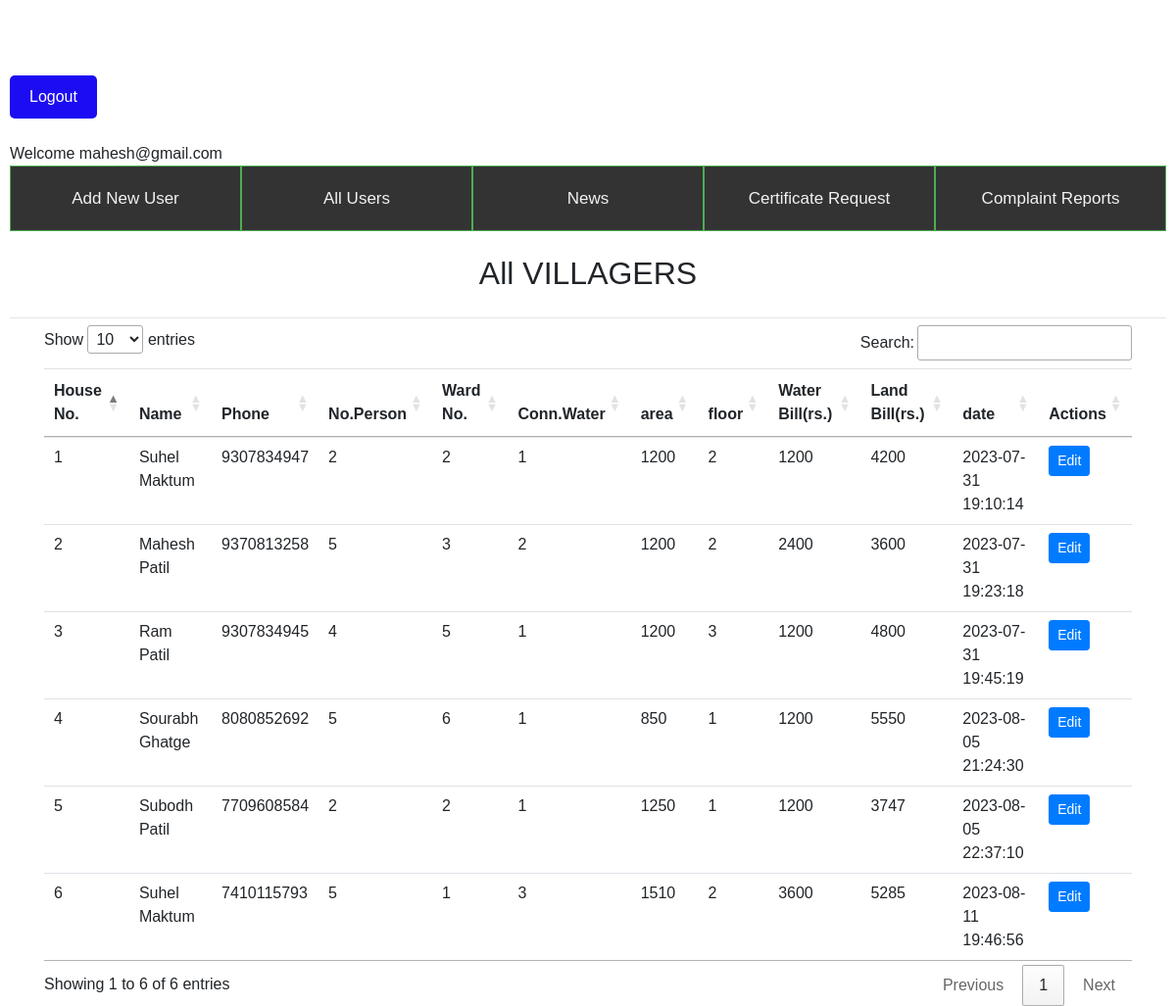
Screenshot of /alluser.php (signed in) with the database file from the repository.
### tables this page shows
CREATE TABLE `user` (
  `house_no` int(20) NOT NULL,
  `name` varchar(50) NOT NULL,
  `phone` bigint(10) NOT NULL,
  `no_person` int(3) NOT NULL,
  `ward_no` int(3) NOT NULL,
  `water_conn` int(3) NOT NULL,
  `area` int(20) NOT NULL,
  `floor` int(3) NOT NULL,
  `Water_rate` int(10) NOT NULL,
  `Land_rate` int(10) NOT NULL,
  `date` datetime NOT NULL DEFAULT current_timestamp()
);

### alluser.php (the view, shortened to what this page needs)
<?php
include('connection.php');
?>
 <!DOCTYPE html>
 <html lang="en">
 <head>
    <link rel="stylesheet" href="https://stackpath.bootstrapcdn.com/bootstrap/4.4.1/css/bootstrap.min.css"
>
  <link rel="stylesheet" href="//cdn.datatables.net/1.13.4/css/jquery.dataTables.min.css">
  <link rel="stylesheet" href="css/admin.css">
 </head>
 <body>
 <div class="glow">ADMIN PANEL</div>
 <div class="log"><a href="adlogout.php" ><button class="logout-button">Logout</button></a>
 <br><br>
 <?php
 echo "Welcome ".$_SESSION['username1'];
 ?>
 <div class="menu" align="center">
 <a href="adduser.php" >Add New User</a>
        <a href="alluser.php" >All Users</a>
        <a href="newsad.php" >News</a>
        <a href="report.php" >Certificate Request</a>
        <a href="complaintad.php" >Complaint Reports</a>
      </div>
  <div class="container my-4">
    <center><b><h2>All VILLAGERS</h2></b></center>
  </div>
<br><br><br>
  <div class="container my-4" >
    <table class="table" id="myTable">
      <thead>
        <tr>
          <th scope="col">House No.</th>
          <th scope="col">Name</th>
          <th scope="col">Phone</th>
          <th scope="col">No.Person</th>
          <th scope="col">Ward No.</th>
          <th scope="col">Conn.Water</th>
          <th scope="col">area</th>
          <th scope="col">floor</th>
          <th scope="col">Water Bill(rs.)</th>
          <th scope="col">Land Bill(rs.)</th>
          <th scope="col">date</th>
          <th scope="col">Actions</th>
        </tr>
      </thead>
      <tbody>
        <?php
          $sql = "SELECT * FROM `user`";
          $result = mysqli_query($conn, $sql);
          while($row = mysqli_fetch_assoc($result)){
            echo "<tr>
            <td>".$row['house_no']. "</td>
            <td>".$row['name']. "</td>
            <td>".$row['phone']. "</td>
            <td>".$row['no_person']. "</td>
            <td>".$row['ward_no']. "</td>
            <td>".$row['water_conn']. "</td>
            <td>".$row['area']. "</td>
            <td>".$row['floor']. "</td>
            <td>".$row['Water_rate']. "</td>
            <td>".$row['Land_rate']. "</td>
            <td>".$row['date']. "</td>
            <td> <button class='edit btn btn-sm btn-primary' id=".$row['house_no'].">Edit</button> </td>
          </tr>";
        }
          ?>
      </tbody>
    </table>
  </div>
  <hr>
 </body>
 </html>

### css/admin.css (style rules this page uses)
body { font-family: Arial, Helvetica, sans-serif; background-image: url("Best-Affordable-Moon-Phase-Watches.jpg"); background-size: cover; }
* { box-sizing: border-box; }
.container { position: absolute; margin: 20px; width: 100%; }
.menu { overflow: hidden; background-color: #333; width: 100%; padding: auto; }
.menu a { float: left; color: #f2f2f2; text-align: center; padding: 14px 16px; text-decoration: none; font-size: 17px; width: 20%; padding: 20px; border: 1px solid #4CAF50; }
.glow { text-align :center; shape-outside: 30px; font-size: 50px; color: white; text-align: center; -webkit-animation: glow 1s ease-in-out infinite alternate; -moz-animation: glow 1s ease-in-out infinite alternate; animation: glow 1s ease-in-out infinite alternate; line-height: 50pt; }

### alluser.php (style rules this page uses)
.logout-button { padding: 10px 20px; background-color: #1c0cf1; color: white; border: none; border-radius: 5px; cursor: pointer; }
.log { margin: 10px; }
#myTable { margin: 15 auto; }

### rows the page displays
user: house_no "1", name "Suhel Maktum", phone "9307834947", no_person "2", ward_no "2", water_conn "1", area "1200", floor "2", Water_rate "1200", Land_rate "4200", date "2023-07-31 19:10:14"
user: house_no "2", name "Mahesh Patil", phone "9370813258", no_person "5", ward_no "3", water_conn "2", area "1200", floor "2", Water_rate "2400", Land_rate "3600", date "2023-07-31 19:23:18"
user: house_no "3", name "Ram Patil", phone "9307834945", no_person "4", ward_no "5", water_conn "1", area "1200", floor "3", Water_rate "1200", Land_rate "4800", date "2023-07-31 19:45:19"
user: house_no "4", name "Sourabh Ghatge", phone "8080852692", no_person "5", ward_no "6", water_conn "1", area "850", floor "1", Water_rate "1200", Land_rate "5550", date "2023-08-05 21:24:30"
user: house_no "5", name "Subodh Patil", phone "7709608584", no_person "2", ward_no "2", water_conn "1", area "1250", floor "1", Water_rate "1200", Land_rate "3747", date "2023-08-05 22:37:10"
user: house_no "6", name "Suhel Maktum", phone "7410115793", no_person "5", ward_no "1", water_conn "3", area "1510", floor "2", Water_rate "3600", Land_rate "5285", date "2023-08-11 19:46:56"

### other values shown
$_SESSION['username1'] "mahesh@gmail.com"
